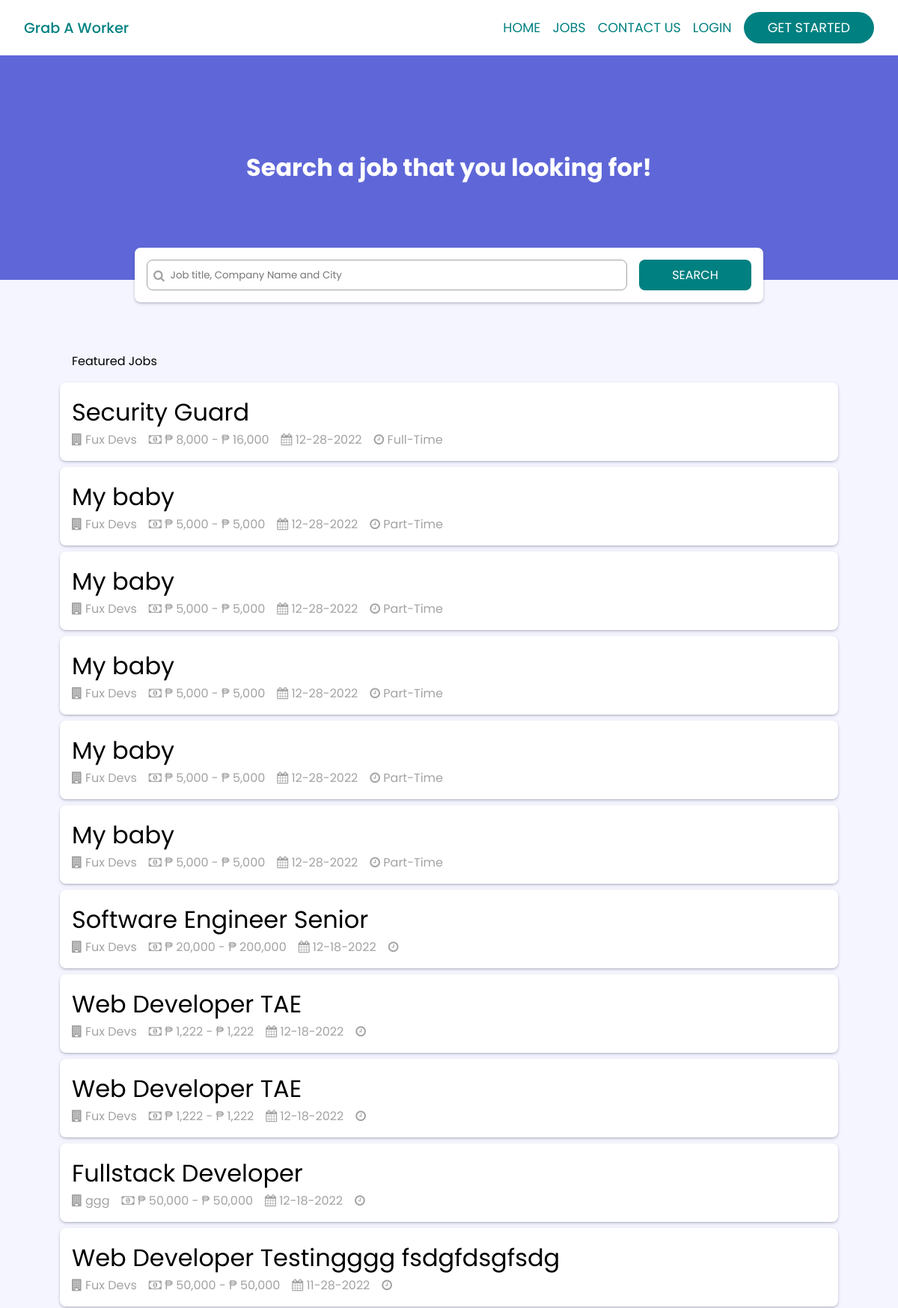
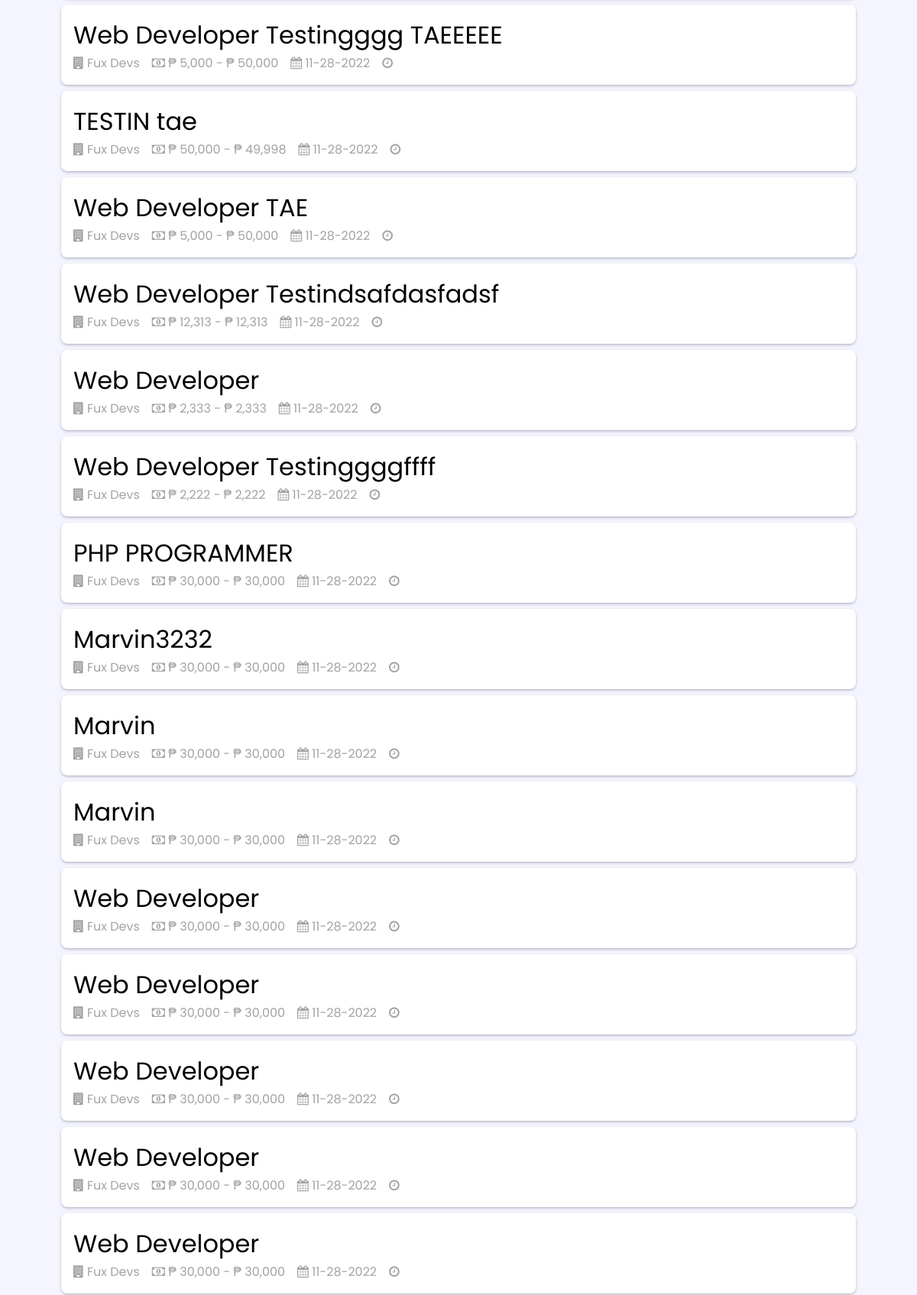
Page /jobs/index.php (upper part) on the committed database (2 pictures, top to bottom).
### tables this page shows
CREATE TABLE IF NOT EXISTS `tbl_jobs` (
  `id` int NOT NULL AUTO_INCREMENT,
  `userid` int NOT NULL,
  `j_name` varchar(50) NOT NULL,
  `j_age` int NOT NULL,
  `j_min` decimal(50,0) NOT NULL,
  `j_max` decimal(50,0) NOT NULL,
  `j_currency_symbol` varchar(1) NOT NULL,
  `j_description` text NOT NULL,
  `j_created_at` timestamp NOT NULL DEFAULT CURRENT_TIMESTAMP,
  `status_type` int DEFAULT '0' COMMENT '0 = active , 1 = not active',
  `time_type` varchar(50) DEFAULT NULL,
  PRIMARY KEY (`id`)
);

CREATE TABLE IF NOT EXISTS `tbl_company` (
  `id` int NOT NULL AUTO_INCREMENT,
  `userid` int NOT NULL,
  `c_logo` varchar(70) NOT NULL DEFAULT 'company_logo_default.png',
  `c_banner` varchar(70) NOT NULL DEFAULT 'company_banner_default.png',
  `c_name` varchar(50) NOT NULL,
  `c_address` varchar(100) NOT NULL,
  `c_cnum` varchar(20) NOT NULL,
  `c_position` varchar(50) NOT NULL,
  `department` varchar(50) NOT NULL,
  `created_at` timestamp NOT NULL DEFAULT CURRENT_TIMESTAMP,
  PRIMARY KEY (`id`)
);

### functions.php (called while the page is built, shortened)
<?php
function form($e){
        if ($_SERVER['REQUEST_METHOD'] === 'POST') {
            return isset($_POST[$e]);
        }else{
            return isset($_GET[$e]);
        }
}
function hasResult($result){
    if(mysqli_num_rows($result) > 0){
        return true;
    }else{
        return false;
    }
}

### session.php (called while the page is built)
<?php
if(isset($_SESSION["islogin"])){
    $islogin = $_SESSION["islogin"];
    $data = $_SESSION["data"];
    $u_id = $data["id"];
    $load_data = mysqli_query($con,"SELECT * FROM `tbl_accounts` WHERE id = $u_id");
    if(hasResult($load_data)){
        $data = mysqli_fetch_assoc($load_data);
        $u_fname = $data["firstname"];
        $u_lname = $data["lastname"];
        $u_cnum = $data["cnum"];
        $u_bday = $data["bday"];
        $u_age = $data["age"];
        $u_address = $data["address"];
        $u_email = $data["email"];
        $u_password = $data["password"];
        $u_type = $data["type"];
        $u_verification_state = $data["verification_state"];
        $u_avatar = $data["avatar"];
        $u_createdat = $data["created_at"];
        if($u_type == 3){
            $load_resume = mysqli_query($con,"SELECT * FROM `tbl_resume` WHERE userid = $u_id");
            if(hasResult($load_resume)){
                $resume_data = mysqli_fetch_assoc($load_resume);
                $have_resume = true;
                $r_path = $resume_data["path"];
            }else{
                $have_resume = false;
            }
        }
        if($u_type == 2){
            $load_company = mysqli_query($con,"SELECT * FROM `tbl_company` WHERE userid = $u_id");
            $company_data = mysqli_fetch_assoc($load_company);
            $c_id = $company_data["id"];
            $c_name = $company_data["c_name"];
            $c_address = $company_data["c_address"];
            $c_cnum = $company_data["c_cnum"];
            $c_position = $company_data["c_position"];
            $c_logo = $company_data["c_logo"];
            $c_banner = $company_data["c_banner"];
            $c_department = $company_data["department"];
            $c_createdat = $company_data["created_at"];
        }
    }else{
        navigate("./logout.php");
    }
}else{
    $islogin = false;
}

### jobs/index.php (the view, shortened to what this page needs)
<?php
require_once '../functions.php';
require_once '../session.php';
if(form("search")){
    $onsearch = true;
    $search = mysqli_value($con,"search");
    $result_query = mysqli_query($con,"
    SELECT
        tbl_jobs.id,
        tbl_company.c_name,
        tbl_company.c_address,
        tbl_company.c_cnum,
        tbl_accounts.firstname,
        tbl_accounts.lastname,
        tbl_jobs.j_name,
        tbl_jobs.j_age,
        tbl_jobs.j_min,
        tbl_jobs.j_max,
        tbl_jobs.j_currency_symbol,
        tbl_jobs.j_description,
        tbl_jobs.j_created_at,
        tbl_jobs.time_type
    FROM
        tbl_jobs
    INNER JOIN tbl_company ON tbl_company.userid = tbl_jobs.userid
    INNER JOIN tbl_accounts ON tbl_accounts.id = tbl_jobs.userid
    WHERE tbl_jobs.status_type = 0 and
    tbl_company.c_name LIKE '%$search%' OR
    tbl_jobs.j_name LIKE '%$search%' OR
    tbl_company.c_address LIKE '%$search%'
    order by j_created_at desc
    ");
}else{
    $onsearch = false;
    if($islogin){
        $result_query = mysqli_query($con,"
        SELECT
            tbl_jobs.id,
            tbl_company.c_name,
            tbl_company.c_address,
            tbl_company.c_cnum,
            tbl_accounts.firstname,
            tbl_accounts.lastname,
            tbl_jobs.j_name,
            tbl_jobs.j_age,
            tbl_jobs.j_min,
            tbl_jobs.j_max,
            tbl_jobs.j_currency_symbol,
            tbl_jobs.j_description,
            tbl_jobs.j_created_at,
            tbl_jobs.time_type
        FROM
            tbl_jobs
        INNER JOIN tbl_company ON tbl_company.userid = tbl_jobs.userid
        INNER JOIN tbl_accounts ON tbl_accounts.id = tbl_jobs.userid
        where tbl_jobs.status_type = 0
        order by j_created_at desc
        ");
    }else{
        $result_query = mysqli_query($con,"
        SELECT
            tbl_jobs.id,
            tbl_company.c_name,
            tbl_company.c_address,
            tbl_company.c_cnum,
            tbl_accounts.firstname,
            tbl_accounts.lastname,
            tbl_jobs.j_name,
            tbl_jobs.j_age,
            tbl_jobs.j_min,
            tbl_jobs.j_max,
            tbl_jobs.j_currency_symbol,
            tbl_jobs.j_description,
            tbl_jobs.j_created_at,
            tbl_jobs.time_type
        FROM
            tbl_jobs
        INNER JOIN tbl_company ON tbl_company.userid = tbl_jobs.userid
        INNER JOIN tbl_accounts ON tbl_accounts.id = tbl_jobs.userid
        where tbl_jobs.status_type = 0
        order by j_created_at desc
        ");
    }
}
?>
<!DOCTYPE html>
<html lang="en">
<head>
    <link href="//maxcdn.bootstrapcdn.com/font-awesome/4.7.0/css/font-awesome.min.css" rel="stylesheet">
    <link rel="stylesheet" href="style.css">
    <link rel="stylesheet" href="../verify.css">
    <link rel="stylesheet" href="../header.css">
    <link rel="stylesheet" href="../notify_style.css">
</head>
<body>
    <div class="main">
        <?php include '../header.php' ?>
        <div class="body_search">
            <div class="container_search">
                <h1>Search a job that you looking for!</h1>
                <form action="" class="search_form" method="get">
                    <div class="field">
                        <i class="fa fa-search"></i>
                        <input type="text" name="search" id="search" value="<?= ($onsearch) ? value("search") : "" ?>"placeholder="Job title, Company Name and City" required>
                    </div>
                    <button type="submit">
                        SEARCH
                    </button>
                </form>
            </div>
            <div class="content">
                <div class="container recommended">
                    <div class="container_title">
                        <?php if($onsearch){ ?>
                            Result-<?= mysqli_num_rows($result_query) ?>
                        <?php }else{ ?>
                            <?= ($islogin) ? "Recommended Jobs" : "Featured Jobs" ?>
                        <?php } ?>
                    </div>
                    <div class="container_body">
                        <?php if(hasResult($result_query)){?>
                            <?php while($row = mysqli_fetch_assoc($result_query)){?>
                                <a class="box" href="view.php?id=<?= $row["id"]?>">
                                    <div class="box_header">
                                        <div class="box_header_title">
                                            <?= $row["j_name"]?>
                                        </div>
                                        <div class="box_header_sub">
                                            <p>
                                                <i class="fa fa-building"></i>
                                                <?= $row["c_name"]?>
                                            </p>
                                            <p>
                                                <i class="fa fa-money"></i> &#8369;
                                                <?= number_format($row['j_min'])." - &#8369;  ".number_format($row['j_max']) ?>
                                            </p>
                                            <p>
                                                <i class="fa fa-calendar"></i>
                                                <?= date("m-d-Y",strtotime($row["j_created_at"]))?>
                                            </p>
                                            <p>
                                                <i class="fa fa-clock-o"></i>
                                                <?= $row["time_type"] ?>
                                            </p>
                                        </div>
                                    </div>
                                </a>
                            <?php }?>
                        <?php }?>
                    </div>
                </div>
            </div>
        </div>
    </div>
</body>
</html>

### jobs/style.css (style rules this page uses)
* { padding:0; margin: 0; box-sizing: border-box; font-family: 'Poppins', sans-serif; scroll-behavior: smooth; }
input { outline: none; }
a { text-decoration: none; }
.main { display: flex; height: 100vh; flex-direction: column; }
.body_search { display: flex; flex-direction: column; }
.body_search .container_search { display: flex; justify-content: center; align-items: center; flex-direction: column; height: 300px; gap: 3rem; background: rgb(95, 103, 216); color: white; position: relative; }
.body_search .container_search form { position: absolute; bottom: -30px; background: white; color: black; width: max(30vw , 70%); border-radius: .5rem; display: flex; gap: 1rem; padding: 1rem; box-shadow: rgba(50, 50, 93, 0.25) 0px 2px 5px -1px, rgba(0, 0, 0, 0.3) 0px 1px 3px -1px; }
.body_search .container_search form .field { border: 1px solid rgb(163, 163, 163); padding: .5rem .5rem; display: flex; gap: .5rem; align-items: center; font-size: 1rem; flex: 1; border-radius: .5rem; }
.body_search .container_search form .field i { color: rgb(163, 163, 163); }
.body_search .container_search form .field input { border: 0; width: 100%; }
.body_search .container_search form button { font-size: 1rem; padding: .5rem; width: 150px; background: teal; color: white; border: none; border-radius: .5rem; cursor:pointer; }
.body_search .content { flex: 1; background: #F4F5FF; padding: 5rem 5rem 0 5rem; display: flex; flex-direction: column; }
.body_search .content .recommended { display: flex; flex-direction: column; }
.body_search .content .recommended .container_title { padding: 1rem; }
.body_search .content .recommended .container_body { display: flex; flex-direction: column; gap: .5rem; }
.body_search .content .recommended .container_body .box { text-decoration: none; color: black; padding: 1rem; border-radius: .5rem; background: white; box-shadow: rgba(50, 50, 93, 0.25) 0px 2px 5px -1px, rgba(0, 0, 0, 0.3) 0px 1px 3px -1px; }
.body_search .content .recommended .container_body .box .box_header .box_header_title { font-size: 2rem; }
.body_search .content .recommended .container_body .box .box_header .box_header_sub { display: flex; color: rgb(163, 163, 163); gap: 1rem; }

### rows in the picture
tbl_jobs: j_name "Security Guard", tbl_company.c_name "Fux Devs", j_min "8,000", j_max "16,000", j_created_at "12-28-2022", time_type "Full-Time"
tbl_jobs: j_name "My baby", tbl_company.c_name "Fux Devs", j_min "5,000", j_max "5,000", j_created_at "12-28-2022", time_type "Part-Time"
tbl_jobs: j_name "My baby", tbl_company.c_name "Fux Devs", j_min "5,000", j_max "5,000", j_created_at "12-28-2022", time_type "Part-Time"
tbl_jobs: j_name "My baby", tbl_company.c_name "Fux Devs", j_min "5,000", j_max "5,000", j_created_at "12-28-2022", time_type "Part-Time"
tbl_jobs: j_name "My baby", tbl_company.c_name "Fux Devs", j_min "5,000", j_max "5,000", j_created_at "12-28-2022", time_type "Part-Time"
tbl_jobs: j_name "My baby", tbl_company.c_name "Fux Devs", j_min "5,000", j_max "5,000", j_created_at "12-28-2022", time_type "Part-Time"
tbl_jobs: j_name "Software Engineer Senior", tbl_company.c_name "Fux Devs", j_min "20,000", j_max "200,000", j_created_at "12-18-2022"
tbl_jobs: j_name "Web Developer TAE", tbl_company.c_name "Fux Devs", j_min "1,222", j_max "1,222", j_created_at "12-18-2022"
tbl_jobs: j_name "Web Developer TAE", tbl_company.c_name "Fux Devs", j_min "1,222", j_max "1,222", j_created_at "12-18-2022"
tbl_jobs: j_name "Fullstack Developer", tbl_company.c_name "ggg", j_min "50,000", j_max "50,000", j_created_at "12-18-2022"
tbl_jobs: j_name "Web Developer Testingggg fsdgfdsgfsdg", tbl_company.c_name "Fux Devs", j_min "50,000", j_max "50,000", j_created_at "11-28-2022"
tbl_jobs: j_name "Web Developer Testingggg TAEEEEE", tbl_company.c_name "Fux Devs", j_min "5,000", j_max "50,000", j_created_at "11-28-2022"
tbl_jobs: j_name "TESTIN tae", tbl_company.c_name "Fux Devs", j_min "50,000", j_max "49,998", j_created_at "11-28-2022"
tbl_jobs: j_name "Web Developer TAE", tbl_company.c_name "Fux Devs", j_min "5,000", j_max "50,000", j_created_at "11-28-2022"
tbl_jobs: j_name "Web Developer Testindsafdasfadsf", tbl_company.c_name "Fux Devs", j_min "12,313", j_max "12,313", j_created_at "11-28-2022"
tbl_jobs: j_name "Web Developer", tbl_company.c_name "Fux Devs", j_min "2,333", j_max "2,333", j_created_at "11-28-2022"
tbl_jobs: j_name "Web Developer Testinggggffff", tbl_company.c_name "Fux Devs", j_min "2,222", j_max "2,222", j_created_at "11-28-2022"
tbl_jobs: j_name "PHP PROGRAMMER", tbl_company.c_name "Fux Devs", j_min "30,000", j_max "30,000", j_created_at "11-28-2022"
tbl_jobs: j_name "Marvin3232", tbl_company.c_name "Fux Devs", j_min "30,000", j_max "30,000", j_created_at "11-28-2022"
tbl_jobs: j_name "Marvin", tbl_company.c_name "Fux Devs", j_min "30,000", j_max "30,000", j_created_at "11-28-2022"
tbl_jobs: j_name "Marvin", tbl_company.c_name "Fux Devs", j_min "30,000", j_max "30,000", j_created_at "11-28-2022"
tbl_jobs: j_name "Web Developer", tbl_company.c_name "Fux Devs", j_min "30,000", j_max "30,000", j_created_at "11-28-2022"
tbl_jobs: j_name "Web Developer", tbl_company.c_name "Fux Devs", j_min "30,000", j_max "30,000", j_created_at "11-28-2022"
tbl_jobs: j_name "Web Developer", tbl_company.c_name "Fux Devs", j_min "30,000", j_max "30,000", j_created_at "11-28-2022"
tbl_jobs: j_name "Web Developer", tbl_company.c_name "Fux Devs", j_min "30,000", j_max "30,000", j_created_at "11-28-2022"
tbl_jobs: j_name "Web Developer", tbl_company.c_name "Fux Devs", j_min "30,000", j_max "30,000", j_created_at "11-28-2022"
